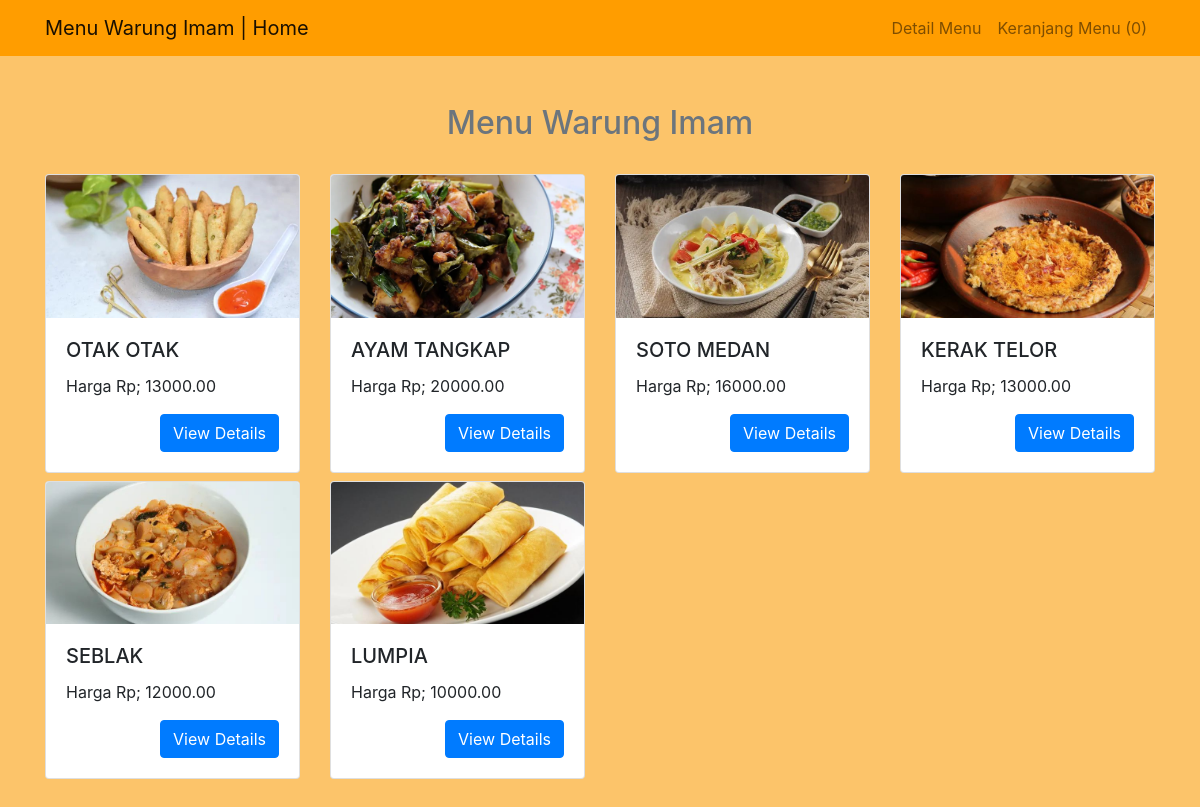
The page / on the database its author committed.
### tables this page shows
CREATE TABLE `products` (
  `PID` int(10) UNSIGNED NOT NULL,
  `PRODUCT` varchar(45) NOT NULL DEFAULT '',
  `PRICE` double(10,2) NOT NULL DEFAULT 0.00,
  `IMAGE` varchar(45) NOT NULL DEFAULT '',
  `DESCRIPTION` text DEFAULT NULL
);

### cart.class.php (called while the page is built, shortened)
<?php
	class Cart{
		protected $cart_items=array();
		public function __construct(){
			$this->cart_items=$_SESSION["cart"];
		}
		public function get_cart_count(){
			return count($this->cart_items);
		}
	}
?>

### index.php (the view, shortened to what this page needs)
<?php
	include "config.php";
	include "cart.class.php";
	$cart=new Cart();
	$data=[];
	$sql="select * from products";
	$res=$con->query($sql);
	if($res->num_rows>0){
		while($row=$res->fetch_assoc()){
			$data[]=$row;
		}
	}
?>
<html>
	<head>
		<link rel="stylesheet" href="https://maxcdn.bootstrapcdn.com/bootstrap/4.0.0/css/bootstrap.min.css">
    </head>
    <body style="background-color: #fcc46a;">
		<?php include "navbar.php"; ?>
        <div class='container mt-5 pb-5'>
			<h2 class='text-muted mb-4 text-center'>Menu Warung Imam</h2>
			<div class='row'>
				<?php foreach($data as $row): ?>
					<div class='col-md-3 mt-2'>
						<div class="card">
						  <img class="card-img-top" src="images/<?php echo $row["IMAGE"]; ?>" >
						  <div class="card-body">
							<h5 class="card-title"><?php echo $row["PRODUCT"]; ?></h5>
							<p class="card-text">
								Harga Rp; <?php echo $row["PRICE"]; ?>
							</p>
							<a href="view_details.php?id=<?php echo $row["PID"]; ?>" class='btn btn-primary  float-right' >View Details</a>
						  </div>
						</div>
					</div>
				<?php endforeach; ?>
			</div>
		</div>
    </body>
</html>

### navbar.php (shortened to what this page needs)
<nav class="navbar navbar-expand-lg navbar navbar-light" style="background-color: #ff9d00; ">
<div class='container'>
  <a class="navbar-brand" href="index.php">Menu Warung Imam | Home</a>
  <div class="collapse navbar-collapse" id="navbarNavAltMarkup">
    <div class="navbar-nav ml-auto">
      <a class="nav-item nav-link" href="index.php">Detail Menu</a>
      <a class="nav-item nav-link" href="view_cart.php">Keranjang Menu (<?php echo $cart->get_cart_count();?>)</a>
    </div>
  </div>
  </div>
</nav>

### rows shown on the page
products: IMAGE (picture), PRODUCT "OTAK OTAK", PRICE "13000.00"
products: IMAGE (picture), PRODUCT "AYAM TANGKAP", PRICE "20000.00"
products: IMAGE (picture), PRODUCT "SOTO MEDAN", PRICE "16000.00"
products: IMAGE (picture), PRODUCT "KERAK TELOR", PRICE "13000.00"
products: IMAGE (picture), PRODUCT "SEBLAK", PRICE "12000.00"
products: IMAGE (picture), PRODUCT "LUMPIA", PRICE "10000.00"

### other values the page prints
$cart->get_cart_count() "0"
